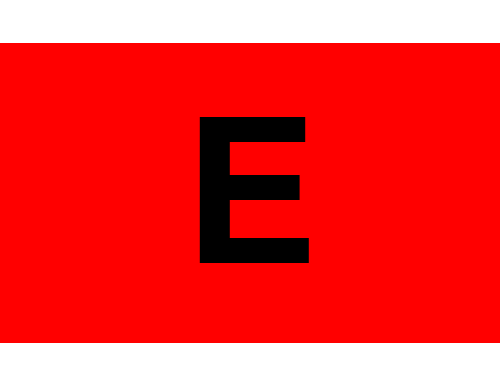
#> input picture Image Generator/images/0169.png, 500 x 386 px; its folder holds only this picture in this run
$ python resize_batch.py
#> lines starting #> are read from the running program, lines starting #| are printed output that depends on the picture
from PIL import Image
import os
from tqdm import tqdm
import glob

def resize_images_batch_in_memory(input_folder, target_size, batch_size=32):
#> called with target_size = (640, 360), batch_size = 7000
    file_list = glob.glob(os.path.join(input_folder, '*.png'))

    num_files = len(file_list)

    resized_images = []
    resized_images_names = []

    batch_count = 0
    for i in range(0, num_files, batch_size):
        batch_count += 1
        batch_files = file_list[i:i + batch_size]

        for filename in tqdm(batch_files, desc=f"Processing batch {batch_count}"):
            img = Image.open(filename)
#> img is the input picture: PIL image 500x386 RGBA; mean R, G, B, A 241.8, 56.8, 56.8, 198.2

            # Resize while maintaining aspect ratio
            img.thumbnail((target_size[0], target_size[1]))
#> img: PIL image 466x360 RGBA

            # Create a new blank image with the target size and fill with black
            new_img = Image.new("RGB", target_size, "black")
#> new_img: PIL image 640x360 RGB; every value is 0
            new_img.paste(img, ((target_size[0] - img.width) // 2, (target_size[1] - img.height) // 2))
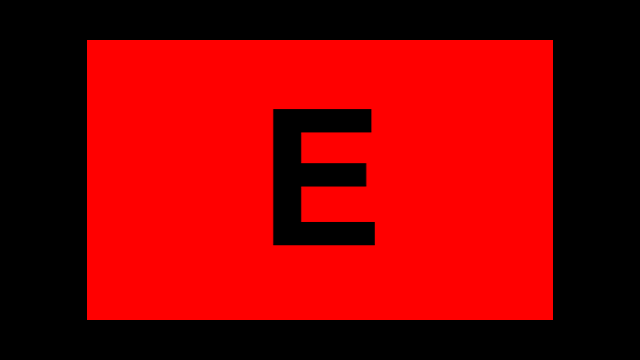
#> new_img: PIL image 640x360 RGB; mean R, G, B 134.8, 0, 0

            # Append the resized image to the list
            resized_images.append(new_img)
            resized_images_names.append(os.path.basename(filename))

    return resized_images, resized_images_names

def save_resized_images(resized_images, output_folder, filenames):
    if not os.path.exists(output_folder):
        os.makedirs(output_folder)

    i = 0
    for img in tqdm(resized_images, desc="Saving Files"):
        filename_without_extension = os.path.splitext(filenames[i])[0]
        output_path = os.path.join(output_folder, f"{filename_without_extension}p.png")

        #output_path = os.path.join(output_folder, filenames[i])
        img.save(output_path)
        i += 1

if __name__ == "__main__":
    input_folder = r"C:\Users\easha\Downloads\Prelim Detection Dataset\train\images"  # Replace with the path to your input folder
    #input_folder = r"C:\Users\easha\Downloads\Dataset-Tesselation\Dataset-Tesselation\train\images"  # Replace with the path to your input folder
    output_folder = r"C:\Users\easha\Downloads\Dataset-Tesselation\Dataset-Tesselation\train\imagesResized"  # Replace with the path to your output folder
    target_size = (640, 360)
    batch_size = 7000  # You can adjust the batch size based on your system's capacity

    print("Resizing Images...")
    resized_images, filenames = resize_images_batch_in_memory(input_folder, target_size, batch_size)
#> resized_images = 1 item; filenames = ['0169.png']
    #print(f"List size: {len(resized_images)}, {len(filenames)}")
    #print("Saving Files....")
    save_resized_images(resized_images, output_folder, filenames)
#> the loop in save_resized_images, `for img in tqdm(resized_images, desc="Saving Files"):` made 1 pass
#> i on pass 1: 1
#> after the loop in save_resized_images, `for img in tqdm(resized_images, desc="Saving Files"):`: i = 1
